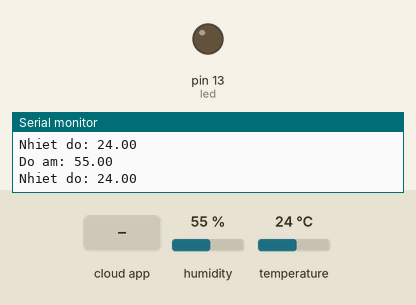
A sketch run on a simulated Arduino Uno, built with avr-gcc and run on an emulated ATmega328P. Parts: output pins drawn as LEDs (lit = HIGH), the last lines printed to the serial monitor. Inputs (shaded band) come from the test bench; at power-on: humidity 55 %, temperature 24 °C. The ROS host is connected and sends only what is stated.

Above: at 1.2 s.
1.3 s: the phone or cloud app sets alert to -100
At 2.5 s:
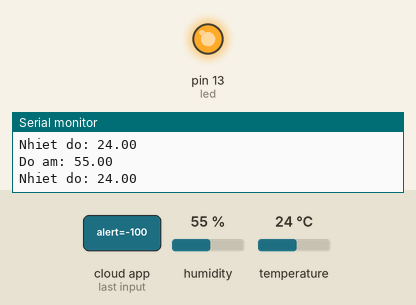
2.8 s: the phone or cloud app sets alert to 0
At 4.0 s:
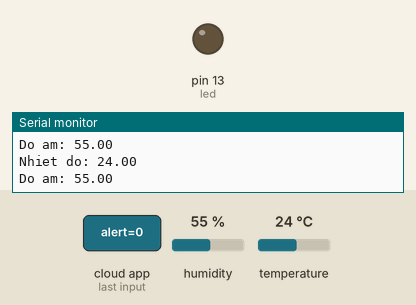
4.3 s: the phone or cloud app sets alert to 100
At 5.7 s:
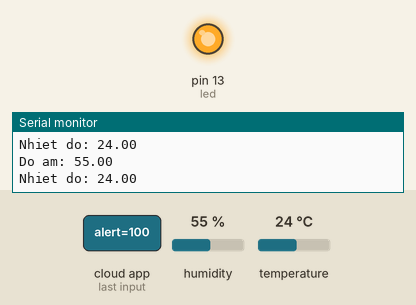
Timing chart, 0 to 7.3 s (numbered marks = the images above; inputs shaded):
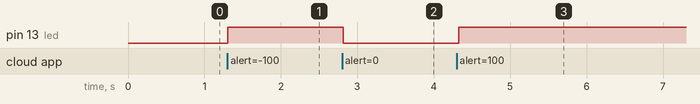

Measured:
- after the input at 1.3 s, pin 13 (led): LOW → HIGH at once
- after the input at 2.8 s, pin 13 (led): HIGH → LOW at once
- after the input at 4.3 s, pin 13 (led): LOW → HIGH at once

The sketch:

dht11_IO.ino
```cpp
/*
 * Publish DHT11 data to ROS topic
 * temperature: sensor_msgs/Temperature
 * humidity: sensor_msgs/RelativeHumidity
 *
 * Author: Thanh-Tung Ngo + Viet-Thang Tran
 *
 */

//Add ROS library
#include <ros.h>
#include <ros/time.h>
#include <std_msgs/Float32.h>
// #include <std_msgs/Bool.h>

#include<DHT.h> //DHT11 library

ros::NodeHandle nh; //Declare node

void messageCb( const std_msgs::Float32& toggle_msg){
  digitalWrite(13, HIGH-digitalRead(13));   // blink the led
}


//Declare messages
std_msgs::Float32 temp_msg;
std_msgs::Float32 humid_msg;

//Declare publishers
ros::Publisher pub_temp("/temperature", &temp_msg);
ros::Publisher pub_humid("/humidity", &humid_msg);

//Declare subscribers
ros::Subscriber<std_msgs::Float32> sub("/alert", &messageCb );

const int DHTPIN = 8;       //Read DHT11 data from pin 8 on Arduino circuit
const int DHTTYPE = DHT11;  //Declare sensor type (DHT11/DHT22)

DHT dht(DHTPIN, DHTTYPE);

void setup() {
  pinMode(13, OUTPUT);

  nh.initNode(); //Init ROS node

  nh.advertise(pub_temp);
  nh.advertise(pub_humid);

  nh.subscribe(sub);

  Serial.begin(9600);
  dht.begin();         // Khởi động cảm biến
}

void loop() {
  float h = dht.readHumidity();    //Đọc độ ẩm
  float t = dht.readTemperature(); //Đọc nhiệt độ

  temp_msg.data = t;
  humid_msg.data = h;

  pub_temp.publish(&temp_msg);
  pub_humid.publish(&humid_msg);

  Serial.print("Nhiet do: ");
  Serial.println(t);               //Xuất nhiệt độ
  Serial.print("Do am: ");
  Serial.println(h);               //Xuất độ ẩm

  Serial.println();                //Xuống hàng
  delay(10);

  nh.spinOnce();
}
```
